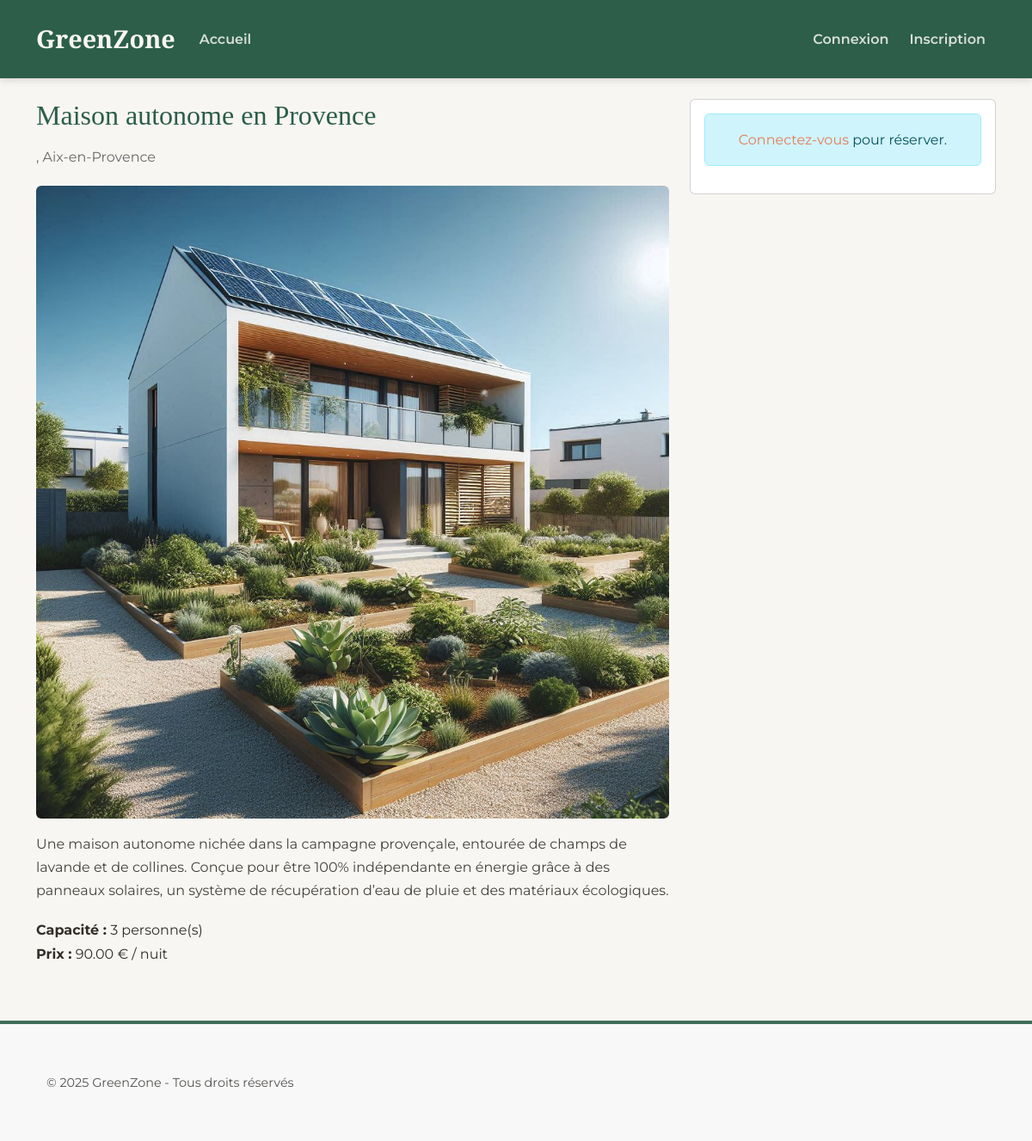
The app's page /8/ with its own data.
### accommodations/models.py (models this page shows, shortened)
class Accommodation(models.Model):
    title = models.CharField(max_length=200)
    description = models.TextField()
    city = models.CharField(max_length=100)
    price_per_night = models.DecimalField(max_digits=10, decimal_places=2)
    capacity = models.IntegerField(default=1)
    owner = models.ForeignKey('auth.User', on_delete=models.CASCADE)
    image = models.ImageField(upload_to='accommodations/', null=True, blank=True)  # 👈 simple et direct

### accommodations/views.py (the view)
# urls.py: path('<int:pk>/', views.accommodation_detail, name='accommodation_detail'),
def accommodation_detail(request, pk):
    accommodation = get_object_or_404(Accommodation, pk=pk)
    return render(request, 'accommodations/detail.html', {'accommodation': accommodation})

### accommodations/templates/accommodations/detail.html (shortened to what this page needs)
{% extends 'base.html' %}
{% block content %}
<div class="row">
    <div class="col-md-8">
        <h2>{{ accommodation.title }}</h2>
        <p class="text-muted">{{ accommodation.address }}, {{ accommodation.city }}</p>
        {% if accommodation.image %}
    <img src="{{ accommodation.image.url }}" class="img-fluid rounded mb-3" alt="{{ accommodation.title }}">
{% else %}
    <div class="bg-light text-center p-5 rounded mb-3">Aucune image disponible</div>
{% endif %}
        <p>{{ accommodation.description }}</p>
        <ul class="list-unstyled">
            <li><strong>Capacité :</strong> {{ accommodation.capacity }} personne(s)</li>
            <li><strong>Prix :</strong> {{ accommodation.price_per_night }} € / nuit</li>
        </ul>
    </div>
    <div class="col-md-4">
        <div class="card">
            <div class="card-body">
                {% if user.is_authenticated %}
                    <form method="get" action="{% url 'booking_create' accommodation.id %}">
                        <div class="mb-2">
                            <label class="form-label">Arrivée</label>
                            <input type="date" name="check_in" class="form-control" required>
                        </div>
                        <div class="mb-2">
                            <label class="form-label">Départ</label>
                            <input type="date" name="check_out" class="form-control" required>
                        </div>
                        <div class="mb-3">
                            <label class="form-label">Voyageurs</label>
                            <select name="guests" class="form-select">
                                {% for i in "x"|rjust:accommodation.capacity %}
                                    <option value="{{ forloop.counter }}">{{ forloop.counter }}</option>
                                {% endfor %}
                            </select>
                        </div>
                        <button type="submit" class="btn btn-success w-100">Réserver</button>
                    </form>
                {% else %}
                    <div class="alert alert-info text-center">
                        <a href="{% url 'login' %}">Connectez-vous</a> pour réserver.
                    </div>
                {% endif %}
            </div>
        </div>
    </div>
</div>
{% endblock %}

### static/css/main.css (style rules this page uses)
:root { --color-primary: #2c5e4a; --color-secondary: #a0d2db; --color-accent: #e57c58; --color-background-light: #f8f6f2; --color-background-medium: #e8e4dc; --color-text-dark: #312e2a; --color-text-light: #f8f6f2; --color-text-link-light: rgba(248, 246, 242, 0.85); --color-text-link-light-hover: #ffffff; --font-primary: 'Montserrat', sans-serif; --font-headings: 'Playfair Display', serif; --transition-speed: 0.3s; --transition-timing: ease-in-out; }
html { scroll-behavior: smooth; }
body { font-family: var(--font-primary); background-color: var(--color-background-light); color: var(--color-text-dark); line-height: 1.7; display: flex; flex-direction: column; min-height: 100vh; }
h1, h2, h3, h4, h5, h6 { font-family: var(--font-headings); color: var(--color-primary); margin-bottom: 1rem; }
p { margin-bottom: 1.2rem; opacity: 0.9; }
a { color: var(--color-accent); text-decoration: none; transition: color var(--transition-speed) var(--transition-timing); }

### records on screen
Accommodation: title "Maison autonome en Provence", city "Aix-en-Provence", image (picture), description "Une maison autonome nichée dans la campagne provençale, entourée de champs de lavande et de collines. Conçue pour être 100% indépendante en énergie grâce à des panneaux solaires, un système de récupération d’eau de pluie et des matériaux écologiques.", capacity "3", price_per_night "90.00"
